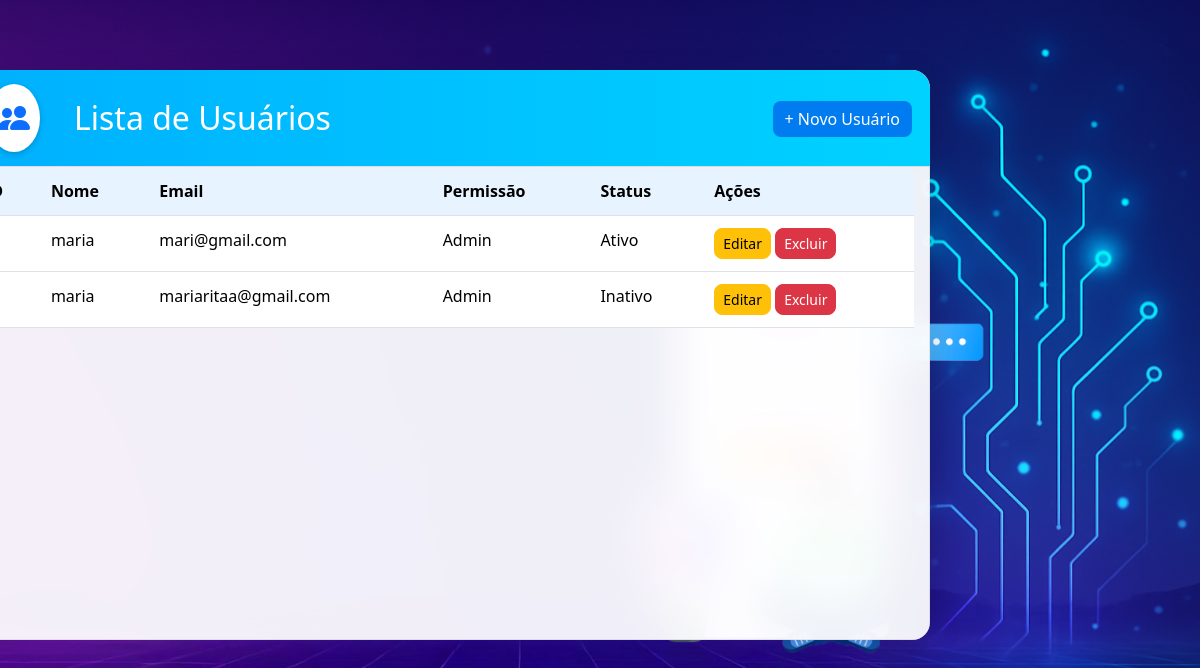
The page / on the database its author committed.
### tables this page shows
CREATE TABLE usuarios (
    id INTEGER PRIMARY KEY AUTOINCREMENT,
    nome TEXT NOT NULL,
    email TEXT NOT NULL,
    usuario TEXT NOT NULL,
    senha TEXT NOT NULL,
    sexo TEXT,
    telefone TEXT,
    endereco TEXT,
    cpf TEXT NOT NULL,
    permissao TEXT NOT NULL,
    status TEXT NOT NULL
);

### app.py (the view)
@app.route("/")
def index():
    usuarios = listar_usuarios()
    return render_template("index.html", usuarios=usuarios)

### app.py (called while the page is built)
def get_conn():
    return sqlite3.connect(DB_PATH)

def listar_usuarios():
    with get_conn() as conn:
        cur = conn.cursor()
        cur.execute("""
            SELECT id, nome, email, usuario, senha, sexo, telefone,
                   endereco, cpf, permissao, status
            FROM usuarios
            ORDER BY id ASC
        """)
        return cur.fetchall()

### templates/index.html (shortened to what this page needs)
{% extends 'base.html' %}
{% block content %}
<div class="card-list">
  <div class="custom-header">
    <i class="bi bi-people-fill header-icon"></i>
    <h2 class="mb-0">Lista de Usuários</h2>
    <div class="ms-auto">
      <a href="/cadastrar" class="btn btn-primary">+ Novo Usuário</a>
    </div>
  </div>
  {% if usuarios %}
    <div class="table-scroll">
      <table class="table">
        <thead>
          <tr class="table-header">
            <th>ID</th>
            <th>Nome</th>
            <th>Email</th>
            <th>Permissão</th>
            <th>Status</th>
            <th>Ações</th>
          </tr>
        </thead>
        <tbody>
          {% for usuario in usuarios %}
          <tr>
            <td>{{ usuario[0] }}</td>
            <td>{{ usuario[1] }}</td>
            <td>{{ usuario[2] }}</td>
            <td>{{ usuario[9] }}</td>
            <td>{{ usuario[10] }}</td>
            <td>
              <a href="/editar/{{ usuario[0] }}" class="btn btn-warning btn-sm">Editar</a>
              <a href="/excluir/{{ usuario[0] }}" class="btn btn-danger btn-sm"
                 onclick="return confirm('Deseja excluir este usuário?')">Excluir</a>
            </td>
          </tr>
          {% endfor %}
        </tbody>
      </table>
    </div>
  {% else %}
    <p class="text-center mb-0">Nenhum usuário cadastrado.</p>
  {% endif %}
</div>
{% endblock %}

### static/style.css (style rules this page uses)
body { font-family: 'Segoe UI', Tahoma, Geneva, Verdana, sans-serif; background-image: url('/static/img/background-cadastro.jpg'); background-size: cover; background-position: center; background-repeat: no-repeat; min-height: 100vh; margin: 0; }
:root { --card-left: 260px; --card-top: 70px; --card-bottom-gap: 160px; --list-left-adjust: -250px; --edit-left-adjust: -250px; }
.header-icon { font-size: 2rem; background: white; color: #0d6efd; padding: 10px; border-radius: 50%; box-shadow: 0 2px 6px rgba(0,0,0,0.2); }
.btn { border-radius: 8px; transition: all 0.3s ease; }
.btn-primary { background-color: #007cf0; border: none; }
html, body { height: 100%; overflow: hidden; }
@media (max-width: 1365px) { :root { --card-left: 220px; } }
.card-list { position: fixed !important; top: var(--card-top) !important; left: calc(var(--card-left) + var(--list-left-adjust)) !important; width: min(960px, 92vw) !important; display: flex !important; flex-direction: column !important; height: calc(100vh - var(--card-top) - var(--card-bottom-gap)) !important; background: rgba(255,255,255,0.85); backdrop-filter: blur(20px); border-radius: 18px; box-shadow: 0 8px 30px rgba(0,0,0,0.2); overflow: hidden !important; }
.table-scroll { flex: 1 1 auto; min-height: 0; overflow-y: auto; background: rgba(255,255,255,.55); border: 1px solid rgba(0,0,0,.08); border-radius: 0 0 12px 12px; }
.table { width: 100%; border-collapse: collapse; }
.table th, .table td { padding: 12px 14px; }
.table thead { position: sticky; top: 0; z-index: 1; background: #e7f3ff; }
.table thead th { position: sticky; top: 0; background: #e7f3ff; }
.card-list .custom-header, .page-edit .card-edit .custom-header { background: linear-gradient(90deg,#00B0FF,#00D2FF) !important; color: #fff !important; padding: 14px 18px !important; border-radius: 18px 18px 0 0 !important; }
.card-list .custom-header { display: flex; align-items: center; justify-content: space-between; gap: 20px; }
.card-list .custom-header i { margin-right: 14px; }
.card-list { display: flex; flex-direction: column; height: calc(100vh - var(--card-top) - var(--card-bottom-gap)); }
.card-list > .custom-header { flex: 0 0 auto; }
.card-list > .custom-header + * { flex: 1 1 auto; min-height: 0; overflow-y: scroll; scrollbar-gutter: stable; }
.card-list > .table-scroll { overflow-y: scroll !important; scrollbar-gutter: stable; }
:root { --list-left-adjust: -250px; --edit-left-adjust: -250px; }
.card-list { position: fixed !important; left: calc(var(--card-left) + var(--list-left-adjust)) !important; }

### rows shown on the page
usuarios: nome "maria", email "mari@gmail.com", permissao "Admin", status "Ativo"
usuarios: nome "maria", email "mariaritaa@gmail.com", permissao "Admin", status "Inativo"
